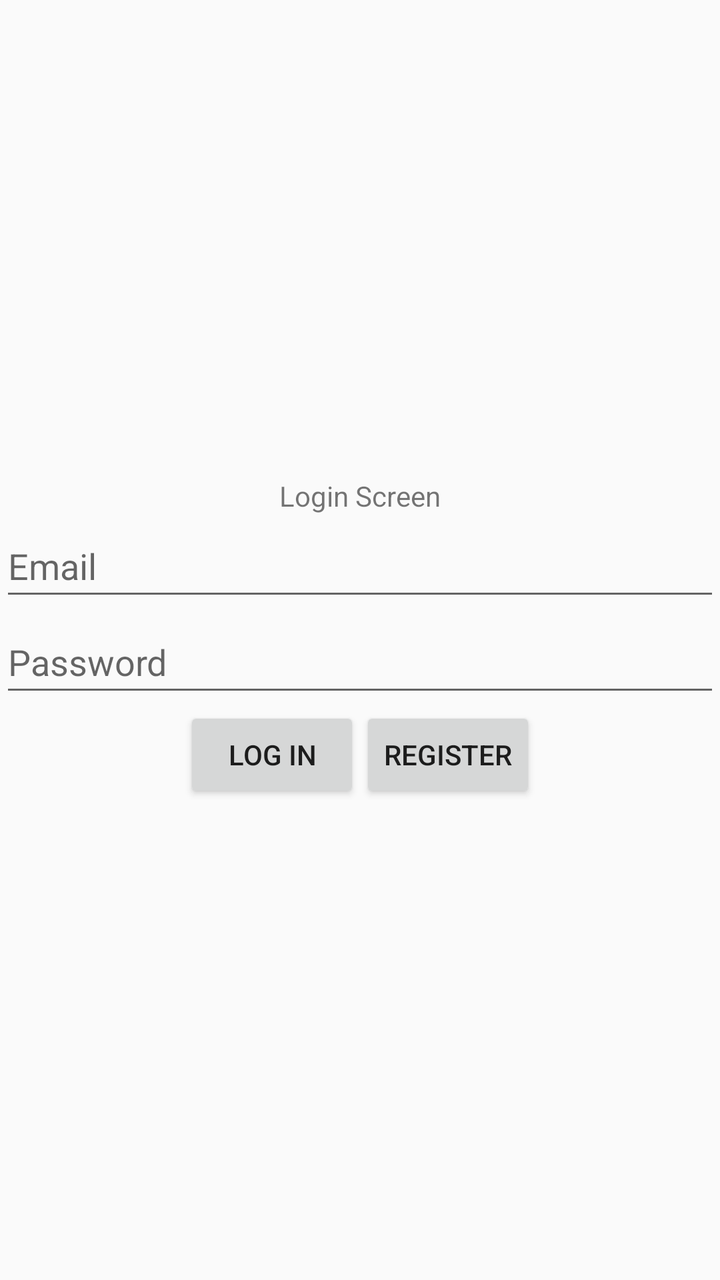
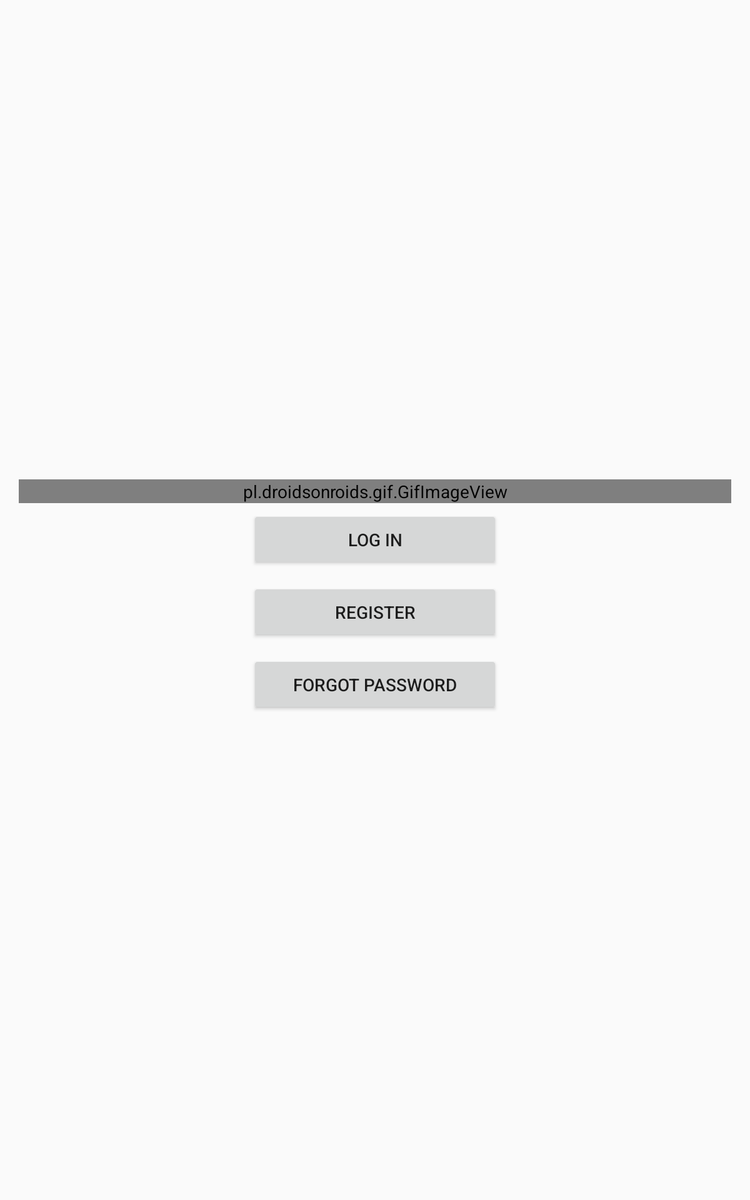

First picture: res/layout/ on a phone held upright. Second picture: the repository's own variant of that layout, on a device whose configuration matches the variant's folder. Source for both follows.
<!-- AndroidManifest.xml: application theme Theme.MyApp -->
<!-- res/layout/activity_login.xml -->
<?xml version="1.0" encoding="utf-8"?>
<LinearLayout xmlns:android="http://schemas.android.com/apk/res/android"
    xmlns:app="http://schemas.android.com/apk/res-auto"
    xmlns:tools="http://schemas.android.com/tools"
    android:layout_width="match_parent"
    android:layout_height="match_parent"
    android:layout_gravity="center"
    android:gravity="center"
    android:orientation="vertical"
    tools:context=".LoginActivity">

    <TextView
        android:id="@+id/login_screen_title"
        android:layout_width="wrap_content"
        android:layout_height="wrap_content"
        android:text="Login Screen"
        tools:layout_editor_absoluteX="177dp"
        tools:layout_editor_absoluteY="176dp" />

    <EditText
        android:id="@+id/login_email_input"
        android:layout_width="match_parent"
        android:layout_height="wrap_content"
        android:autofillHints=""
        android:ems="10"
        android:hint="Email"
        android:importantForAutofill="yes"
        android:inputType="textEmailAddress"
        android:minHeight="48dp" />

    <EditText
        android:id="@+id/login_password_input"
        android:layout_width="match_parent"
        android:layout_height="wrap_content"
        android:autofillHints=""
        android:ems="10"
        android:hint="Password"
        android:importantForAutofill="yes"
        android:inputType="textPassword"
        android:minHeight="48dp" />

    <LinearLayout
        android:layout_width="match_parent"
        android:layout_height="wrap_content"
        android:gravity="center"
        android:orientation="horizontal">

        <Button
            android:id="@+id/login_btn"
            android:layout_width="wrap_content"
            android:layout_height="wrap_content"
            android:text="Log In" />

        <Button
            android:id="@+id/register_btn"
            android:layout_width="wrap_content"
            android:layout_height="wrap_content"
            android:text="Register" />
    </LinearLayout>

</LinearLayout>
<!-- resources referenced by this layout -->
<resources>
  <style name="Theme.MyApp" parent="Theme.AppCompat.DayNight.DarkActionBar">
          
          <item name="colorPrimary">@color/purple_500</item>
          <item name="colorPrimaryDark">@color/purple_700</item>
          <item name="colorAccent">@color/teal_200</item>
          
      </style>
</resources>
<!-- res/layout-sw600dp/activity_login.xml (the repository's variant of the layout above) -->
<!-- drawn on a 7-inch tablet held upright -->
<?xml version="1.0" encoding="utf-8"?>
<androidx.constraintlayout.widget.ConstraintLayout xmlns:android="http://schemas.android.com/apk/res/android"
    xmlns:app="http://schemas.android.com/apk/res-auto"
    xmlns:tools="http://schemas.android.com/tools"
    android:layout_width="match_parent"
    android:layout_height="match_parent"
    android:layout_gravity="center"
    android:orientation="vertical"
    android:padding="15dp"
    tools:context=".LoginActivity">

    <LinearLayout
        android:id="@+id/normal_login_view"
        android:layout_width="match_parent"
        android:layout_height="match_parent"
        android:gravity="center"
        android:orientation="vertical"
        app:layout_constraintStart_toStartOf="parent"
        app:layout_constraintTop_toTopOf="parent">

        <pl.droidsonroids.gif.GifImageView
            android:id="@+id/gifImageView2"
            android:layout_width="match_parent"
            android:layout_height="wrap_content"
            android:adjustViewBounds="true"
            android:scaleX="1"
            android:scaleY="1"
            android:src="@drawable/login_screen_gif"
            app:layout_constraintStart_toStartOf="parent"
            app:layout_constraintTop_toTopOf="parent" />

        <LinearLayout
            android:layout_width="match_parent"
            android:layout_height="wrap_content"
            android:gravity="center"
            android:orientation="vertical"
            android:paddingStart="40dp"
            android:paddingEnd="40dp">

            <EditText
                android:id="@+id/login_email_input"
                android:layout_width="match_parent"
                android:layout_height="wrap_content"
                android:layout_marginBottom="5dp"
                android:autofillHints="emailAddress"
                android:ems="10"
                android:hint="Email"
                android:importantForAutofill="yes"
                android:inputType="textEmailAddress"
                android:minHeight="48dp"
                android:visibility="gone" />

            <EditText
                android:id="@+id/login_password_input"
                android:layout_width="match_parent"
                android:layout_height="wrap_content"
                android:layout_marginBottom="10dp"
                android:autofillHints="password"
                android:ems="10"
                android:hint="Password"
                android:importantForAutofill="yes"
                android:inputType="textPassword"
                android:minHeight="48dp"
                android:visibility="gone" />

            <Button
                android:id="@+id/dummy_login_btn"
                android:layout_width="@dimen/min_btn_width"
                android:layout_height="wrap_content"
                android:layout_margin="5dp"
                android:text="Log In"
                app:theme="@style/AppTheme.Buttons" />

            <Button
                android:id="@+id/login_btn"
                android:layout_width="@dimen/min_btn_width"
                android:layout_height="wrap_content"
                android:layout_margin="5dp"
                android:layout_marginBottom="5dp"
                android:text="Log In"
                android:visibility="gone"
                app:theme="@style/AppTheme.Buttons" />

            <Button
                android:id="@+id/register_btn"
                android:layout_width="@dimen/min_btn_width"
                android:layout_height="wrap_content"
                android:layout_margin="5dp"
                android:layout_marginBottom="5dp"
                android:text="Register"
                app:theme="@style/AppTheme.Buttons" />

            <Button
                android:id="@+id/dummy_fp_btn"
                android:layout_width="@dimen/min_btn_width"
                android:layout_height="wrap_content"
                android:layout_margin="5dp"
                android:text="Forgot Password"
                app:theme="@style/AppTheme.Buttons" />

            <Button
                android:id="@+id/forgot_password_btn"
                android:layout_width="@dimen/min_btn_width"
                android:layout_height="wrap_content"
                android:layout_margin="5dp"
                android:text="Forgot Password"
                android:visibility="gone"
                app:theme="@style/AppTheme.Buttons" />
        </LinearLayout>

    </LinearLayout>

    <LinearLayout
        android:id="@+id/loading_user_view"
        android:layout_width="match_parent"
        android:layout_height="match_parent"
        android:gravity="center"
        android:orientation="vertical"
        android:visibility="gone"
        app:layout_constraintStart_toStartOf="parent"
        app:layout_constraintTop_toTopOf="parent">

        <pl.droidsonroids.gif.GifImageView
            android:id="@+id/gifImageView"
            android:layout_width="wrap_content"
            android:layout_height="wrap_content"
            android:adjustViewBounds="true"
            android:scaleX="1"
            android:scaleY="1"
            android:src="@drawable/login_screen_gif" />

        <ProgressBar
            android:id="@+id/progressBar"
            style="@style/Widget.AppCompat.ProgressBar.Horizontal"
            android:layout_width="match_parent"
            android:layout_height="wrap_content"
            android:paddingStart="40dp"
            android:paddingEnd="40dp" />

        <TextView
            android:id="@+id/loading_text"
            android:layout_width="match_parent"
            android:layout_height="wrap_content"
            android:gravity="center"
            android:text="Loading vehicles..."
            android:textSize="24sp"
            android:textStyle="bold" />

    </LinearLayout>

</androidx.constraintlayout.widget.ConstraintLayout>
<!-- resources referenced by the variant -->
<!-- as a 7-inch tablet held upright resolves them -->
<resources>
  <dimen name="min_btn_width">200dp</dimen>
  <style name="AppTheme.Buttons" parent="MyAppTheme">
          <item name="android:textSize">16sp</item>
      </style>
  <style name="Theme.MyApp" parent="Theme.AppCompat.DayNight.DarkActionBar">
          
          <item name="colorPrimary">@color/purple_500</item>
          <item name="colorPrimaryDark">@color/purple_700</item>
          <item name="colorAccent">@color/teal_200</item>
          
      </style>
  <!-- from res/values-v29/ -->
  <style name="MyAppTheme" parent="MyAppTheme.Color">
      
      <item name="android:navigationBarColor">@android:color/transparent</item>
      <item name="android:statusBarColor">@android:color/transparent</item>
      <item name="android:windowLightStatusBar">?attr/isLightTheme</item>
    </style>
  <!-- from res/values-v29/ -->
  <style name="MyAppTheme.Color" parent="Theme.Material3.Light.NoActionBar">
      <item name="colorPrimary">@color/md_theme_light_primary</item>
      <item name="colorOnPrimary">@color/md_theme_light_onPrimary</item>
      <item name="colorPrimaryContainer">@color/md_theme_light_primaryContainer</item>
      <item name="colorOnPrimaryContainer">@color/md_theme_light_onPrimaryContainer</item>
      <item name="colorSecondary">@color/md_theme_light_secondary</item>
      <item name="colorOnSecondary">@color/md_theme_light_onSecondary</item>
      <item name="colorSecondaryContainer">@color/md_theme_light_secondaryContainer</item>
      <item name="colorOnSecondaryContainer">@color/md_theme_light_onSecondaryContainer</item>
      <item name="colorTertiary">@color/md_theme_light_tertiary</item>
      <item name="colorOnTertiary">@color/md_theme_light_onTertiary</item>
      <item name="colorTertiaryContainer">@color/md_theme_light_tertiaryContainer</item>
      <item name="colorOnTertiaryContainer">@color/md_theme_light_onTertiaryContainer</item>
      <item name="colorError">@color/md_theme_light_error</item>
      <item name="colorErrorContainer">@color/md_theme_light_errorContainer</item>
      <item name="colorOnError">@color/md_theme_light_onError</item>
      <item name="colorOnErrorContainer">@color/md_theme_light_onErrorContainer</item>
      <item name="android:colorBackground">@color/md_theme_light_background</item>
      <item name="colorOnBackground">@color/md_theme_light_onBackground</item>
      <item name="colorSurface">@color/md_theme_light_surface</item>
      <item name="colorOnSurface">@color/md_theme_light_onSurface</item>
      <item name="colorSurfaceVariant">@color/md_theme_light_surfaceVariant</item>
      <item name="colorOnSurfaceVariant">@color/md_theme_light_onSurfaceVariant</item>
      <item name="colorOutline">@color/md_theme_light_outline</item>
      <item name="colorOnSurfaceInverse">@color/md_theme_light_inverseOnSurface</item>
      <item name="colorSurfaceInverse">@color/md_theme_light_inverseSurface</item>
      <item name="colorPrimaryInverse">@color/md_theme_light_inversePrimary</item>
    </style>
</resources>
